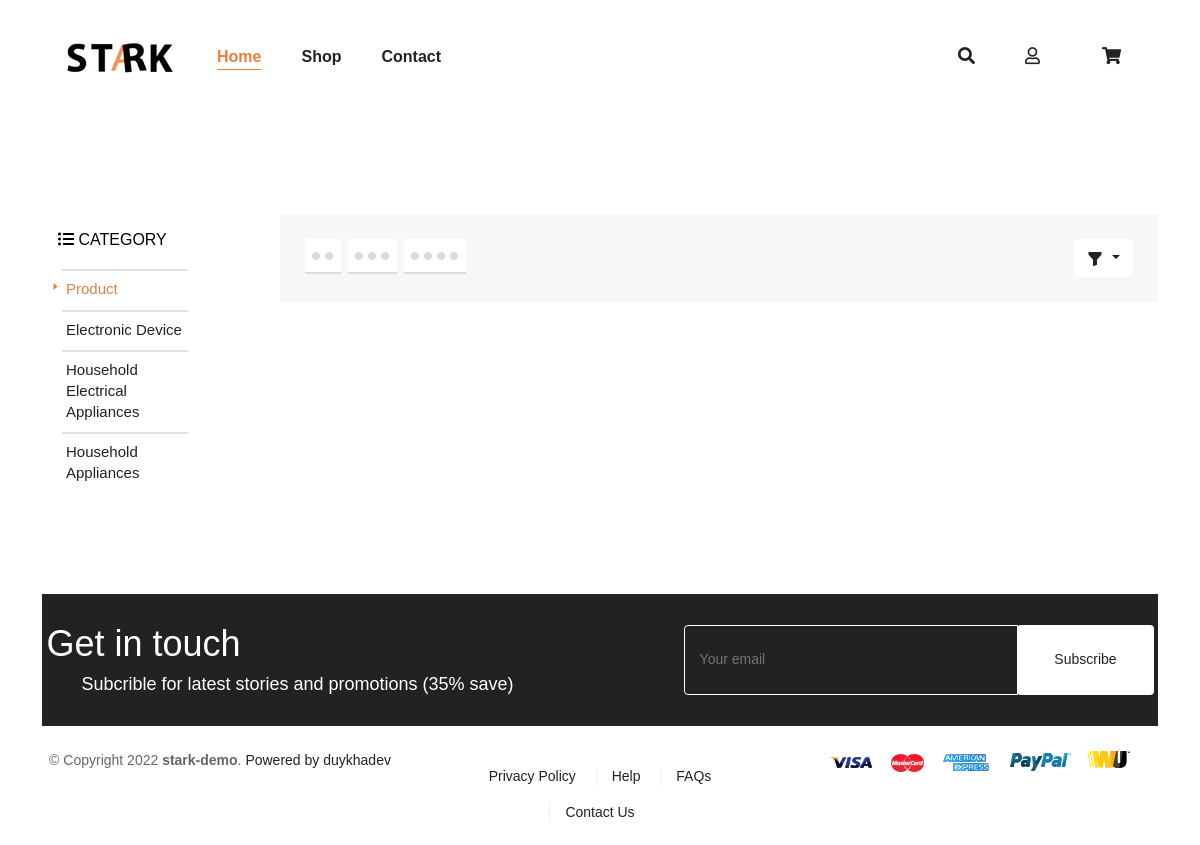
Screenshot of /search.php with the database file from the repository.
### tables this page shows
CREATE TABLE IF NOT EXISTS `categories` (
  `id` int(11) NOT NULL AUTO_INCREMENT,
  `category_name` varchar(255) NOT NULL,
  PRIMARY KEY (`id`)
);

### app/models/Model.php (called while the page is built)
<?php
class Model
{
    public static $connection = NULL;
    public function  __construct() {
        if (!self::$connection) {
            self::$connection = new mysqli(DB_HOST, DB_USER, DB_PASS, DB_NAME);
            self::$connection -> set_charset('utf8mb4');
        }
        return self::$connection;
    }
    public function select($sql)
    {
        $sql -> execute();
        $items = $sql -> get_result() -> fetch_all(MYSQLI_ASSOC);
        return $items;
    }
}

### app/models/CategoryModel.php (called while the page is built, shortened)
<?php
class CategoryModel extends Model
{
    public function getAllCategory()
    {
        $sql = parent::$connection -> prepare('SELECT * FROM categories');
        return parent::select($sql);
    }
}

### search.php (the view, shortened to what this page needs)
<?php
$categoryModel = new CategoryModel();
$categoryList = $categoryModel->getAllCategory();
?>
<!DOCTYPE html>
<html lang="en">
<head>
    <link rel="stylesheet" href="./assets/css/main.css">
    <link href="https://cdn.jsdelivr.net/npm/bootstrap@5.0.2/dist/css/bootstrap.min.css" rel="stylesheet">
    <link rel="stylesheet" href="https://cdnjs.cloudflare.com/ajax/libs/font-awesome/5.15.4/css/all.min.css" />
</head>
<body>
    <header>
        <nav class="navbar navbar-expand-lg navbar-light">
            <div class="container">
                <div class="nav-bar-logo">
                    <a href="index.php">
                        <img src="./assets/img/files/LOGO.png" alt="Logo">
                    </a>
                </div>
                <div class="collapse navbar-collapse" id="navbarSupportedContent">
                    <ul class="navbar-nav" style="margin: auto;">
                        <li class="nav-bar-item active">
                            <a href="index.php" class="nav-bar-link active">
                                <span class="nav-bar-title">
                                    Home
                                </span>
                            </a>
                        </li>
                        <li class="nav-bar-item">
                            <a href="#shop" class="nav-bar-link">
                                <span class="nav-bar-title">
                                    Shop
                                </span>
                            </a>
                        </li>
                        <li class="nav-bar-item">
                            <a href="#contact" class="nav-bar-link">
                                <span class="nav-bar-title">
                                    Contact
                                </span>
                            </a>
                        </li>
                    </ul>
                </div>
                <div class="nav-bar-list-item">
                    <ul class="nav-bar-list-item-list">
                        <li>
                            <a href="#"><i class="fas fa-search search-btn"></i></a>
                        </li>
                        <li>
                            <a href="formIn.php"><i class="far fa-user"></i></a>
                        </li>
                        <li>
                            <div class="header__cart-wrap">
                                <a href="#"><i class="fas fa-shopping-cart"></i></a>
                            </div>
                        </li>
                    </ul>
                </div>
            </div>
        </nav>
    </header>
    <div class="main-content" id="shop">
        <div class="container">
            <div class="row">
                <div class="col-md-2 col-12 js-sidebar">
                    <div class="category">
                        <h3 class="category__heading">
                            <i class="container__category-heading-icon fas fa-list-ul"></i>
                            category
                        </h3>
                        <ul class="category-list">
                            <li class="category-item category-item--active">
                                <a href="#" class="category-item__link">
                                    <svg viewBox="0 0 4 7" class="category-svg-icon">
                                        <polygon points="4 3.5 0 0 0 7"></polygon>
                                    </svg>
                                    Product
                                </a>
                            </li>
                            <?php
                            foreach ($categoryList as $item) :
                            ?>
                                <li class="category-item">
                                    <a href="category.php?id=<?php echo $item['id'] ?>" class="category-item__link"><?php echo $item['category_name'] ?></a>
                                </li>
                            <?php
                            endforeach
                            ?>
                        </ul>
                    </div>
                </div>
                <div class="col">
                    <div class="product-style">
                        <div class="product-menu">
                            <div class="row">
                                <div class="col">
                                    <?php
                                    if (isset($_SESSION['qtyProductInRow_findProduct']) && $_SESSION['qtyProductInRow_findProduct'] == 2) {
                                    ?>
                                        <a href="search.php?quantityProductInRow=2" class="btn-view btn-view-2 active"></a>
                                        <a href="search.php?quantityProductInRow=3" class="btn-view btn-view-3"></a>
                                        <a href="search.php?quantityProductInRow=4" class="btn-view btn-view-4"></a>
                                    <?php
                                    } else if (isset($_SESSION['qtyProductInRow_findProduct']) && $_SESSION['qtyProductInRow_findProduct'] == 3) {
                                    ?>
                                        <a href="search.php?quantityProductInRow=2" class="btn-view btn-view-2"></a>
                                        <a href="search.php?quantityProductInRow=3" class="btn-view btn-view-3 active"></a>
                                        <a href="search.php?quantityProductInRow=4" class="btn-view btn-view-4"></a>
                                    <?php
                                    } else if (isset($_SESSION['qtyProductInRow_findProduct']) && $_SESSION['qtyProductInRow_findProduct'] == 4) {
                                    ?>
                                        <a href="search.php?quantityProductInRow=2" class="btn-view btn-view-2"></a>
                                        <a href="search.php?quantityProductInRow=3" class="btn-view btn-view-3"></a>
                                        <a href="search.php?quantityProductInRow=4" class="btn-view btn-view-4 active"></a>
                                    <?php
                                    } else {
                                    ?>
                                        <a href="search.php?quantityProductInRow=2" class="btn-view btn-view-2"></a>
                                        <a href="search.php?quantityProductInRow=3" class="btn-view btn-view-3"></a>
                                        <a href="search.php?quantityProductInRow=4" class="btn-view btn-view-4"></a>
                                    <?php
                                    }
                                    ?>
                                </div>
                                <div class="col">
                                    <div class="dropdown">
                                        <a class="btn btn-secondary dropdown-toggle" href="#" role="button" id="dropdownMenuLink" data-bs-toggle="dropdown" aria-expanded="false">
                                            <svg xmlns="http://www.w3.org/2000/svg" width="16" height="16" fill="currentColor" class="bi bi-funnel-fill" viewBox="0 0 16 16">
                                                <path d="M1.5 1.5A.5.5 0 0 1 2 1h12a.5.5 0 0 1 .5.5v2a.5.5 0 0 1-.128.334L10 8.692V13.5a.5.5 0 0 1-.342.474l-3 1A.5.5 0 0 1 6 14.5V8.692L1.628 3.834A.5.5 0 0 1 1.5 3.5v-2z" />
                                            </svg>
                                        </a>
                                    </div>
                                </div>
                            </div>
                        </div>
                    </div>
                </div>
            </div>
        </div>
    </div>
    <div id="contact" class="footer-container">
        <section class="footer-top text-center">
            <div class="container">
                <div class="footer__newsletter mx-auto">
                    <div class="footer__newsletter_title">
                        <h2 class="font-weight-bold">
                            Get in touch
                        </h2>
                        <p class="font-family-2">Subcrible for latest stories and promotions (35% save)</p>
                    </div>
                    <div class="form-vertical">
                        <form method="post" action="/contact#contact_form" id="contact_form" accept-charset="UTF-8" class="contact-form">
                            <div class="input-group form-group">
                                <input class="form-control py-4" type="email" value="" placeholder="Your email" name="contact[email]" id="NewsletterEmail-" autocorrect="off" autocapitalize="off">
                                <div class="input-group-append">
                                    <button type="submit" class="btn btn-theme gradient-theme" name="commit">
                                        Subscribe
                                    </button>
                                </div>
                            </div>
                        </form>
                    </div>
                </div>
            </div>
        </section>
    </div>
    <footer class="footer-mid">
        <div class="container">
            <div class="row">
                <div class="col-lg-4 col-md-12 text-center text-lg-left">
                    <div class="footer__powered">
                        <p>
                            © Copyright 2022
                            <b>stark-demo</b>.
                            <span>
                                <a href="https://github.com/dkhak3">Powered by duykhadev</a>
                            </span>
                        </p>
                    </div>
                </div>
                <div class="col-lg-4 col-md-12 text-center">
                    <div class="footer-mid__linklist mt-2">
                        <ul>
                            <li class="d-inline-block px-3 py-2" style="position: relative ;">
                                <a href="#" title="Privacy Policy ">Privacy Policy </a>
                            </li>
                            <li class="d-inline-block px-3 py-2" style="position: relative ;">
                                <a href="#" title=" Help"> Help</a>
                            </li>
                            <li class="d-inline-block px-3 py-2" style="position: relative ;">
                                <a href="#" title="FAQs">FAQs</a>
                            </li>
                            <li class="d-inline-block px-3 py-2" style="position: relative ;">
                                <a href="#" title="Contact Us">Contact Us</a>
                            </li>
                        </ul>
                    </div>
                </div>
                <div class="footer-payment col-lg-4 col-md-12 text-lg-right text-center">
                    <img class="mb-4 lazyloaded" src="./assets/img/files/payma.png"></img>
                </div>
            </div>
        </div>
    </footer>
</body>
</html>

### assets/css/main.css (style rules this page uses)
* { margin: 0; padding: 0; box-sizing: border-box; }
:root { --g-font-1: "Harmonia Sans",sans-serif; --g-font-2: "Josefin Sans",sans-serif; --primary-color: #e97e3d; --text-color: #333; --text-color-2: #222222; --text-color-3: #666666; --text-white: #ffffff; }
body, button, input, select, textarea { font-size: 14px !important; font-family: var(--g-font-1) !important; color: #666 !important; line-height: 1.375 !important; }
ul { padding: 0 !important; margin: 0 !important; }
dl, ol, ul { margin-top: 0 !important; margin-bottom: 0 !important; }
li { list-style: none; }
a { color: var(--text-color-2) !important; text-decoration: none !important; }
.nav-bar-link { font-size: 16px; font-weight: 600 !important; font-family: var(--g-font-2); position: relative; color: var(--text-color-2); padding: 30px 20px; display: block; white-space: nowrap; transition: .3s ease-in; }
.nav-bar-link .nav-bar-title { position: relative; }
.active > .nav-bar-link .nav-bar-title::before { width: 100%; left: 0; }
.nav-bar-title::before { content: ""; position: absolute; right: 0; bottom: -5px; width: 0; border-bottom: 1px solid var(--primary-color); -webkit-transition: width .3s; transition: width .3s; }
.nav-bar-logo { line-height: 98px; }
.nav-bar-logo a { padding: 30px 20px; }
.nav-bar-list-item-list { display: flex; padding: 0; align-items: baseline; }
.nav-bar-list-item-list li { margin: 0 15px; }
.nav-bar-list-item a { margin: 0 10px; }
.active { color: var(--primary-color) !important; }
.nav-bar-list-item i { font-size: 17px; }
@media (min-width: 992px) { .navbar-expand-lg .navbar-nav { flex-direction: none !important; } }
img { max-width: 100%; border: 0; }
.footer-container { margin: 0 auto; }
.footer-top .footer__newsletter { background: #222; padding: 30px 0; display: flex; align-items: center; justify-content: center; }
.footer-top .footer__newsletter .footer__newsletter_title { padding-right: 170px; text-align: left; }
.footer-top .footer__newsletter .footer__newsletter_title h2 { color: #fff; font-size: 36px; text-transform: none; line-height: 40px; padding-bottom: 0; }
.footer-top .footer__newsletter .footer__newsletter_title p { color: #fff; font-size: 18px; font-weight: 300; margin: 0; padding-left: 35px; }
.footer-top .form-vertical { min-width: 470px; }
.footer-top .form-vertical .input-group { margin: 0; }
.footer-top .form-vertical .form-control { border: 1px solid #fff; padding: 0 15px; color: #fff; background-color: #222; }
.input-group-append { margin-left: -1px; }
.footer-top .form-vertical button { padding: 10px 36px; transition: all 0.3s ease 0s; color: #222 !important; background: #fff; height: 100%; }
.footer-mid { padding: 25px 0 15px; background: var(--text-white); color: var(--text-color-3); }
.footer-mid a { color: var(--text-color-3); }
.footer-mid__linklist li+li:before { content: ""; position: absolute; width: 1px; height: 50%; top: 25%; left: 0; background: var(--text-color-3); opacity: 0.1; }
p:last-child { margin-bottom: 0; }
.category { background-color: #fff; border-radius: 2px; }
.category__heading { font-size: 1rem; text-transform: uppercase; color: #000; padding: 16px; padding-bottom: 20px; margin: 0; }
.category-list { padding: 0 0 8px 0; list-style: none; }
.category-item { position: relative; }
.category-item::before { content: ""; border: 1px solid #e1e1e1; position: absolute; top: 0; left: 20px; right: 20px; }
.category-item__link { position: relative; right: 0; font-size: 15px; color: #000; text-decoration: none; padding: 10px 24px; display: block; }
.category-item--active .category-item__link { color: var(--primary-color) !important; }
.category-svg-icon { height: 7px; width: 7px; position: absolute; left: 10px; margin-top: 4px; fill: var(--primary-color); }
.product-style { padding-left: 3rem; }
.main-content { padding-bottom: 100px; padding-top: 100px; }
.header__cart-wrap { position: relative; display: inline-block; padding: 0 12px; cursor: pointer; }
.header__cart-wrap::after { cursor: pointer; content: ""; display: block; position: absolute; right: -3px; top: -9px; border-width: 35px 30px; border-style: solid; border-color: transparent transparent #fff transparent; }
.btn-secondary, .btn-secondary:hover, .btn-check:active+.btn-secondary, .btn-check:checked+.btn-secondary, .btn-secondary.active, .btn-secondary:active, .show>.btn-secondary.dropdown-toggle, .btn-check:focus+.btn-secondary, .btn-secondary:focus { background-color: #fff !important; border-color: #fff !important; }

### rows the page displays
categories: category_name "Electronic Device"
categories: category_name "Household Electrical Appliances"
categories: category_name "Household Appliances"
